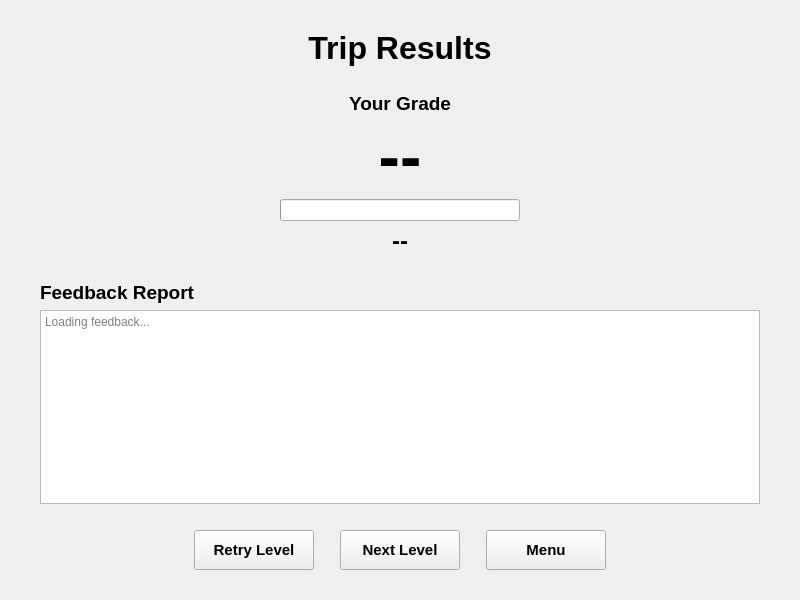
<?xml version="1.0" encoding="UTF-8"?>
<ui version="4.0">
 <class>DebriefView</class>
 <widget class="QWidget" name="DebriefView">
  <property name="geometry">
   <rect>
    <x>0</x>
    <y>0</y>
    <width>800</width>
    <height>600</height>
   </rect>
  </property>
  <property name="windowTitle">
   <string>Trip Results</string>
  </property>
  <layout class="QVBoxLayout" name="mainLayout">
   <property name="leftMargin">
    <number>40</number>
   </property>
   <property name="topMargin">
    <number>30</number>
   </property>
   <property name="rightMargin">
    <number>40</number>
   </property>
   <property name="bottomMargin">
    <number>30</number>
   </property>
   <item>
    <widget class="QLabel" name="titleLabel">
     <property name="text">
      <string>Trip Results</string>
     </property>
     <property name="alignment">
      <set>Qt::AlignCenter</set>
     </property>
     <property name="font">
      <font>
       <pointsize>24</pointsize>
       <bold>true</bold>
      </font>
     </property>
    </widget>
   </item>
   <item>
    <spacer name="topSpacer">
     <property name="orientation">
      <enum>Qt::Vertical</enum>
     </property>
     <property name="sizeType">
      <enum>QSizePolicy::Fixed</enum>
     </property>
     <property name="sizeHint" stdset="0">
      <size>
       <width>20</width>
       <height>20</height>
      </size>
     </property>
    </spacer>
   </item>
   <item>
    <layout class="QHBoxLayout" name="gradeLayout">
     <item>
      <spacer name="gradeLeftSpacer">
       <property name="orientation">
        <enum>Qt::Horizontal</enum>
       </property>
       <property name="sizeHint" stdset="0">
        <size>
         <width>40</width>
         <height>20</height>
        </size>
       </property>
      </spacer>
     </item>
     <item>
      <layout class="QVBoxLayout" name="gradeDisplayLayout">
       <item>
        <widget class="QLabel" name="gradeTitleLabel">
         <property name="text">
          <string>Your Grade</string>
         </property>
         <property name="alignment">
          <set>Qt::AlignCenter</set>
         </property>
         <property name="font">
          <font>
           <pointsize>14</pointsize>
           <bold>true</bold>
          </font>
         </property>
        </widget>
       </item>
       <item>
        <widget class="QLabel" name="gradeLabel">
         <property name="text">
          <string>--</string>
         </property>
         <property name="alignment">
          <set>Qt::AlignCenter</set>
         </property>
         <property name="font">
          <font>
           <pointsize>48</pointsize>
           <bold>true</bold>
          </font>
         </property>
        </widget>
       </item>
       <item>
        <widget class="QProgressBar" name="gradeProgressBar">
         <property name="minimum">
          <number>0</number>
         </property>
         <property name="maximum">
          <number>100</number>
         </property>
         <property name="value">
          <number>0</number>
         </property>
         <property name="textVisible">
          <bool>false</bool>
         </property>
         <property name="minimumWidth">
          <number>300</number>
         </property>
        </widget>
       </item>
       <item>
        <widget class="QLabel" name="statusLabel">
         <property name="text">
          <string>--</string>
         </property>
         <property name="alignment">
          <set>Qt::AlignCenter</set>
         </property>
         <property name="font">
          <font>
           <pointsize>18</pointsize>
           <bold>true</bold>
          </font>
         </property>
        </widget>
       </item>
      </layout>
     </item>
     <item>
      <spacer name="gradeRightSpacer">
       <property name="orientation">
        <enum>Qt::Horizontal</enum>
       </property>
       <property name="sizeHint" stdset="0">
        <size>
         <width>40</width>
         <height>20</height>
        </size>
       </property>
      </spacer>
     </item>
    </layout>
   </item>
   <item>
    <spacer name="middleSpacer">
     <property name="orientation">
      <enum>Qt::Vertical</enum>
     </property>
     <property name="sizeType">
      <enum>QSizePolicy::Fixed</enum>
     </property>
     <property name="sizeHint" stdset="0">
      <size>
       <width>20</width>
       <height>20</height>
      </size>
     </property>
    </spacer>
   </item>
   <item>
    <widget class="QLabel" name="feedbackTitleLabel">
     <property name="text">
      <string>Feedback Report</string>
     </property>
     <property name="font">
      <font>
       <pointsize>14</pointsize>
       <bold>true</bold>
      </font>
     </property>
    </widget>
   </item>
   <item>
    <widget class="QTextEdit" name="feedbackTextEdit">
     <property name="readOnly">
      <bool>true</bool>
     </property>
     <property name="placeholderText">
      <string>Loading feedback...</string>
     </property>
    </widget>
   </item>
   <item>
    <spacer name="bottomSpacer">
     <property name="orientation">
      <enum>Qt::Vertical</enum>
     </property>
     <property name="sizeType">
      <enum>QSizePolicy::Fixed</enum>
     </property>
     <property name="sizeHint" stdset="0">
      <size>
       <width>20</width>
       <height>20</height>
      </size>
     </property>
    </spacer>
   </item>
   <item>
    <layout class="QHBoxLayout" name="buttonLayout">
     <item>
      <spacer name="buttonLeftSpacer">
       <property name="orientation">
        <enum>Qt::Horizontal</enum>
       </property>
       <property name="sizeHint" stdset="0">
        <size>
         <width>40</width>
         <height>20</height>
        </size>
       </property>
      </spacer>
     </item>
     <item>
      <widget class="QPushButton" name="retryButton">
       <property name="text">
        <string>Retry Level</string>
       </property>
       <property name="minimumSize">
        <size>
         <width>120</width>
         <height>40</height>
        </size>
       </property>
       <property name="font">
        <font>
         <pointsize>11</pointsize>
         <bold>true</bold>
        </font>
       </property>
      </widget>
     </item>
     <item>
      <spacer name="buttonMiddleSpacer1">
       <property name="orientation">
        <enum>Qt::Horizontal</enum>
       </property>
       <property name="sizeType">
        <enum>QSizePolicy::Fixed</enum>
       </property>
       <property name="sizeHint" stdset="0">
        <size>
         <width>20</width>
         <height>20</height>
        </size>
       </property>
      </spacer>
     </item>
     <item>
      <widget class="QPushButton" name="nextLevelButton">
       <property name="text">
        <string>Next Level</string>
       </property>
       <property name="minimumSize">
        <size>
         <width>120</width>
         <height>40</height>
        </size>
       </property>
       <property name="font">
        <font>
         <pointsize>11</pointsize>
         <bold>true</bold>
        </font>
       </property>
      </widget>
     </item>
     <item>
      <spacer name="buttonMiddleSpacer2">
       <property name="orientation">
        <enum>Qt::Horizontal</enum>
       </property>
       <property name="sizeType">
        <enum>QSizePolicy::Fixed</enum>
       </property>
       <property name="sizeHint" stdset="0">
        <size>
         <width>20</width>
         <height>20</height>
        </size>
       </property>
      </spacer>
     </item>
     <item>
      <widget class="QPushButton" name="menuButton">
       <property name="text">
        <string>Menu</string>
       </property>
       <property name="minimumSize">
        <size>
         <width>120</width>
         <height>40</height>
        </size>
       </property>
       <property name="font">
        <font>
         <pointsize>11</pointsize>
         <bold>true</bold>
        </font>
       </property>
      </widget>
     </item>
     <item>
      <spacer name="buttonRightSpacer">
       <property name="orientation">
        <enum>Qt::Horizontal</enum>
       </property>
       <property name="sizeHint" stdset="0">
        <size>
         <width>40</width>
         <height>20</height>
        </size>
       </property>
      </spacer>
     </item>
    </layout>
   </item>
  </layout>
 </widget>
 <resources/>
 <connections/>
</ui>
